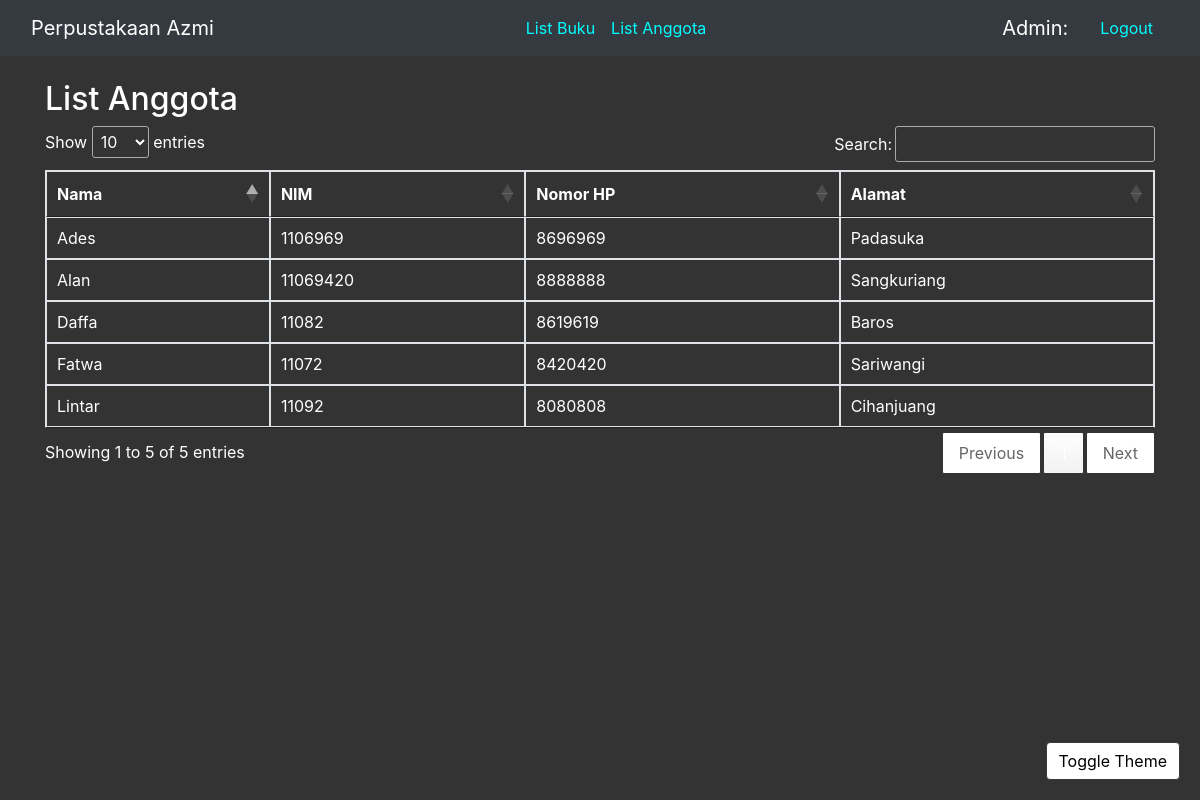
Page /list_anggota.php on the committed database.
### tables this page shows
CREATE TABLE `data_anggota` (
  `id` int(20) NOT NULL,
  `nama_anggota` varchar(255) NOT NULL,
  `password` varchar(255) NOT NULL,
  `nim` int(20) NOT NULL,
  `no_hp` int(20) NOT NULL,
  `alamat` varchar(255) NOT NULL
);

### list_anggota.php (the view, shortened to what this page needs)
<?php
$connection = mysqli_connect("localhost", "root", "");
$members_query = "select nama_anggota, nim, no_hp, alamat from data_anggota";
$members_query_run = mysqli_query($connection, $members_query);
?>
<!DOCTYPE html>
<html lang="en">
<head>
    <link rel="stylesheet" href="https://stackpath.bootstrapcdn.com/bootstrap/4.4.1/css/bootstrap.min.css">
    <link rel="stylesheet" type="text/css" href="https://cdn.datatables.net/1.11.5/css/jquery.dataTables.css">
</head>
<body class="<?php echo isset($_SESSION['theme']) ? $_SESSION['theme'] : 'dark-theme'; ?>">
    <nav class="navbar navbar-expand-lg navbar-dark bg-dark">
        <div class="container-fluid">
            <div class="navbar-header">
                <a class="navbar-brand" href="admin_dashboard.php">Perpustakaan Azmi</a>
            </div>
            <ul class="nav navbar-nav navbar-left">
                <li class="nav-item">
                    <a class="nav-link" style="color: aqua" href="list_buku.php">List Buku</a>
                </li>
                <li class="nav-item">
                    <a class="nav-link" style="color: aqua" href="list_anggota.php">List Anggota</a>
                </li>
            </ul>
            <ul class="nav navbar-header navbar-right">
                <li>
                    <a class="navbar-brand">Admin: <?php echo $_SESSION['kode_admin']; ?></a>
                </li>
                <li class="nav-item">
                    <a class="nav-link" style="color: aqua" href="logout.php">Logout</a>
                </li>
            </ul>
        </div>
    </nav><br>
    <div class="container">
        <h2>List Anggota</h2>
        <table id="bookTable" class="table table-bordered">
            <thead>
                <tr>
                    <th>Nama</th>
                    <th>NIM</th>
                    <th>Nomor HP</th>
                    <th>Alamat</th>
                </tr>
            </thead>
            <tbody>
                <?php
                if (mysqli_num_rows($members_query_run) > 0) {
                    while ($row = mysqli_fetch_assoc($members_query_run)) {
                        echo "<tr>";
                        echo "<td>" . $row['nama_anggota'] . "</td>";
                        echo "<td>" . $row['nim'] . "</td>";
                        echo "<td>" . $row['no_hp'] . "</td>";
                        echo "<td>" . $row['alamat'] . "</td>";
                        echo "</tr>";
                    }
                } else {
                    echo "<tr><td colspan='5'>Tidak ada data buku</td></tr>";
                }
                ?>
            </tbody>
        </table>
    </div>
    <div class="theme-toggle">
        <button class="btn btn-dark" onclick="toggleTheme()">Toggle Theme</button>
    </div>
</body>
</html>

### list_anggota.php (style rules this page uses)
body { transition: background-color 0.5s ease, color 0.5s ease; }
.dark-theme { background-color: #333; color: white; }
.dark-theme table.dataTable, .dark-theme th, .dark-theme td { background-color: #333; color: white; }
.dark-theme .btn { background-color: white; color: black; }
.theme-toggle { position: fixed; bottom: 20px; right: 20px; z-index: 1000; }

### rows in the picture
data_anggota: nama_anggota "Ades", nim "1106969", no_hp "8696969", alamat "Padasuka"
data_anggota: nama_anggota "Alan", nim "11069420", no_hp "8888888", alamat "Sangkuriang"
data_anggota: nama_anggota "Fatwa", nim "11072", no_hp "8420420", alamat "Sariwangi"
data_anggota: nama_anggota "Daffa", nim "11082", no_hp "8619619", alamat "Baros"
data_anggota: nama_anggota "Lintar", nim "11092", no_hp "8080808", alamat "Cihanjuang"
